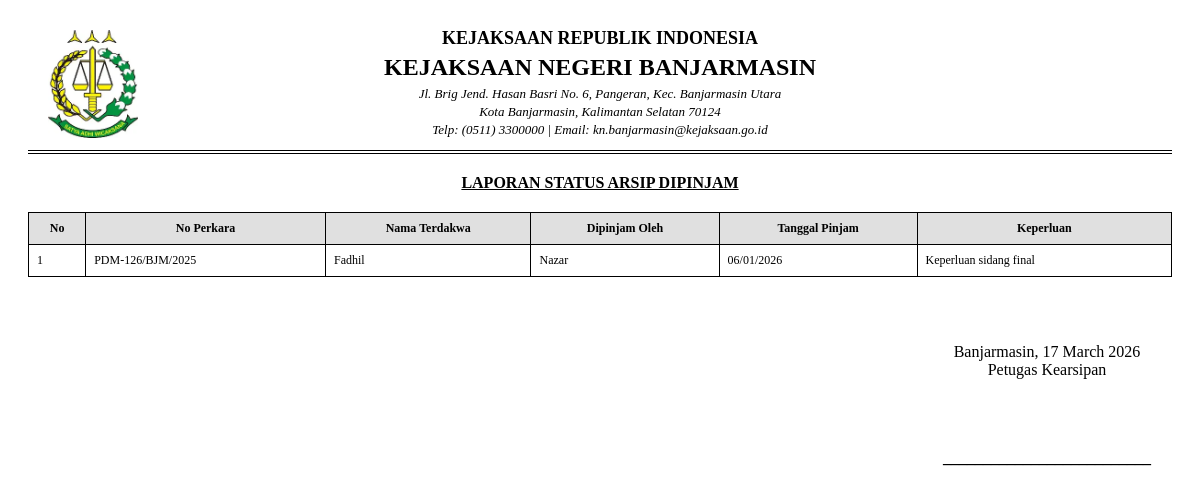
The app's page /SIDARA/admin/laporan/laporan_status.php with its own data.
### tables this page shows
CREATE TABLE `transaksi_peminjaman` (
  `id_transaksi` int NOT NULL,
  `id_pengguna` int DEFAULT NULL,
  `id_arsip` int DEFAULT NULL,
  `nama_peminjam` varchar(100) NOT NULL,
  `nip_peminjam` varchar(50) DEFAULT NULL,
  `divisi` varchar(100) DEFAULT NULL,
  `tanggal_pinjam` date NOT NULL,
  `batas_kembali` date DEFAULT NULL,
  `tanggal_kembali` date DEFAULT NULL,
  `keterangan` text,
  `sanksi` varchar(255) DEFAULT NULL,
  `status` enum('Menunggu','Dipinjam','Menunggu Kembali','Kembali') DEFAULT 'Menunggu'
);

CREATE TABLE `data_arsip` (
  `id_arsip` int NOT NULL,
  `no_perkara` varchar(100) NOT NULL,
  `nama_terdakwa` varchar(100) NOT NULL,
  `id_kategori` int DEFAULT NULL,
  `id_jaksa` int DEFAULT NULL,
  `id_lokasi` int DEFAULT NULL,
  `tanggal_masuk` date DEFAULT NULL,
  `status` enum('Ada','Dipinjam') DEFAULT 'Ada',
  `file_arsip` varchar(255) DEFAULT NULL
);

### SIDARA/admin/laporan/laporan_status.php (the view)
<?php
include '../../config/koneksi.php';
include 'header_laporan.php';
?>
<div class="judul-laporan">Laporan Status Arsip Dipinjam</div>
<table>
    <thead>
        <tr>
            <th width="5%">No</th>
            <th>No Perkara</th>
            <th>Nama Terdakwa</th>
            <th>Dipinjam Oleh</th>
            <th>Tanggal Pinjam</th>
            <th>Keperluan</th>
        </tr>
    </thead>
    <tbody>
        <?php
        $no = 1;
        $sql = mysqli_query($conn, "SELECT * FROM transaksi_peminjaman
                                    JOIN data_arsip ON transaksi_peminjaman.id_arsip = data_arsip.id_arsip
                                    WHERE transaksi_peminjaman.status = 'Dipinjam'
                                    ORDER BY tanggal_pinjam ASC");
        while ($d = mysqli_fetch_assoc($sql)) {
        ?>
        <tr>
            <td align="center"><?= $no++; ?></td>
            <td><?= $d['no_perkara']; ?></td>
            <td><?= $d['nama_terdakwa']; ?></td>
            <td><?= $d['nama_peminjam']; ?></td>
            <td align="center"><?= date('d/m/Y', strtotime($d['tanggal_pinjam'])); ?></td>
            <td><?= $d['keterangan']; ?></td>
        </tr>
        <?php } ?>
    </tbody>
</table>
<div class="ttd-box">
    <p>Banjarmasin, <?= date('d F Y'); ?><br>Petugas Kearsipan</p>
    <b>__________________________</b>
</div>
</body>
</html>

### SIDARA/admin/laporan/header_laporan.php (style rules this page uses)
body { font-family: "Times New Roman", Times, serif; padding: 20px; }
table { width: 100%; border-collapse: collapse; margin-top: 20px; }
th, td { border: 1px solid #000; padding: 8px; font-size: 12px; text-align: left; }
th { background-color: #e0e0e0; text-align: center; }
.judul-laporan { text-align: center; margin-bottom: 20px; text-transform: uppercase; text-decoration: underline; font-weight: bold; }
.ttd-box { float: right; margin-top: 50px; text-align: center; width: 250px; }
.ttd-box p { margin-bottom: 70px; }

### records on screen
transaksi_peminjaman: id_arsip.no_perkara "PDM-126/BJM/2025", id_arsip.nama_terdakwa "Fadhil", nama_peminjam "Nazar", tanggal_pinjam "06/01/2026", keterangan "Keperluan sidang final"
